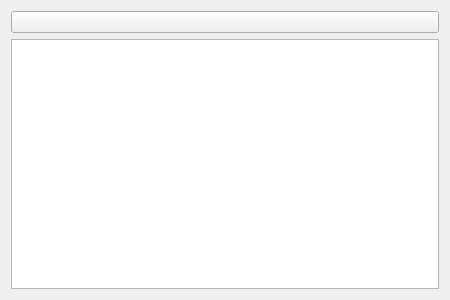
<?xml version="1.0" encoding="UTF-8"?>
<ui version="4.0">
 <class>Robocup2dFieldWidget</class>
 <widget class="QWidget" name="2dFieldWidget">
  <property name="enabled">
   <bool>true</bool>
  </property>
  <property name="geometry">
   <rect>
    <x>0</x>
    <y>0</y>
    <width>450</width>
    <height>300</height>
   </rect>
  </property>
  <property name="windowTitle">
   <string>Robocup 2D Field</string>
  </property>
  <layout class="QVBoxLayout" name="verticalLayout" stretch="0,0,0">
   <item>
      <widget class="QPushButton" name="resize_push_button">
       <property name="toolTip">
        <string>Resize field. </string>
       </property>
       <property name="iconSize">
        <size>
         <width>16</width>
         <height>16</height>
        </size>
       </property>
      </widget>
     </item>
   <item>
   <widget class="QGraphicsView" name="graphics_view">
     <property name="renderHints">
       <set>QPainter::Antialiasing|QPainter::HighQualityAntialiasing|QPainter::SmoothPixmapTransform|QPainter::TextAntialiasing</set>
     </property>
     <property name="resizeAnchor">
       <enum>QGraphicsView::AnchorViewCenter</enum>
     </property>
   </widget>
   </item>
 </layout>
 </widget>
 <resources/>
 <connections/>
</ui>
